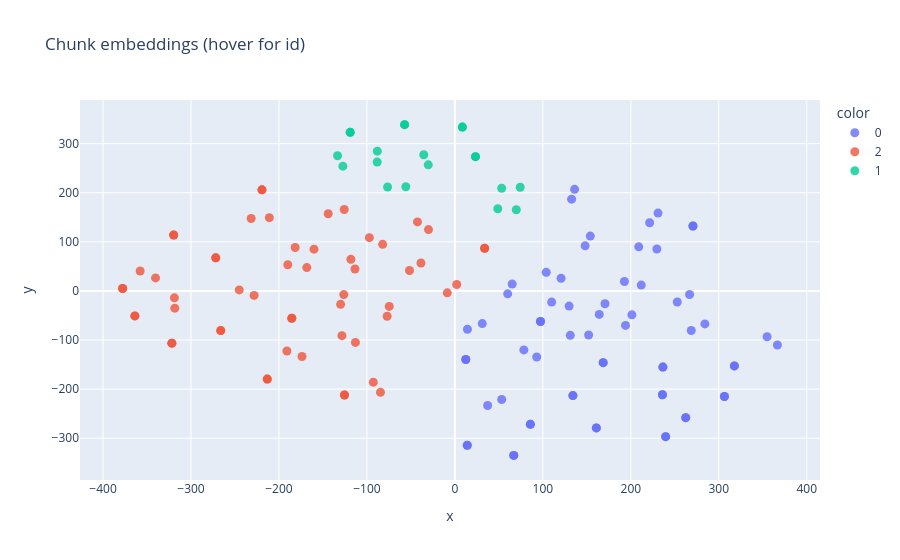

Notebook code for this chart:
### Code cell
import numpy as np
import matplotlib.pyplot as plt
from sklearn.manifold import TSNE
from sklearn.cluster import KMeans

# ---- adjustable knob ----
n_clusters = 3          # <- change this to set the number of clusters
# -------------------------

# 1. Pull embeddings out of Chroma (must request them explicitly)
data = collection.get(include=["embeddings", "metadatas"])
embeddings = np.array(data["embeddings"])           # (70, 384)
sources = [m["source"] for m in data["metadatas"]]

# 2. KMeans on the ORIGINAL high-dim embeddings
kmeans = KMeans(n_clusters=n_clusters, random_state=42, n_init=10)
labels = kmeans.fit_predict(embeddings)

# 3. t-SNE down to 2-D purely for plotting
coords = TSNE(
    n_components=2,
    perplexity=15,        # must be < number of points
    random_state=42,
    init="pca",
).fit_transform(embeddings)

# 4. Scatter, colored by KMeans cluster
plt.figure(figsize=(9, 7))
scatter = plt.scatter(coords[:, 0], coords[:, 1],
                      c=labels, cmap="tab10", alpha=0.8, s=60)
plt.legend(*scatter.legend_elements(), title="Cluster", fontsize=8)
plt.title(f"Chunk embeddings — t-SNE layout, KMeans (k={n_clusters})")
plt.xlabel("t-SNE 1"); plt.ylabel("t-SNE 2")
plt.tight_layout()
#plt.show()

# Plotly hover labels
import plotly.express as px

fig = px.scatter(
    x=coords[:, 0], y=coords[:, 1],
    color=labels.astype(str),
    hover_data={
        "id": data["ids"],
        "chunk_index": [m["chunk_index"] for m in data["metadatas"]],
        "source": [m["source"] for m in data["metadatas"]],
    },
    title="Chunk embeddings (hover for id)",
)
fig.update_traces(marker=dict(size=9, opacity=0.8))
fig.show()

# Describe each cluster by the most common source document among its chunks using a prompt to GPT-4.1-mini
data = collection.get(include=["embeddings", "documents", "metadatas"])
embeddings = np.array(data["embeddings"])
docs = data["documents"]
labels = kmeans.fit_predict(embeddings) 


client = OpenAI(api_key=OPENAI_API_KEY)

from sklearn.feature_extraction.text import TfidfVectorizer
import numpy as np

k = labels.max() + 1

# Pool each cluster's chunks into one "super-document"
for c in range(k):
    sample = [d for d, lab in zip(docs, labels) if lab == c][:5]
    prompt = ("Give a short 5–8 word label for the common theme of these excerpts:\n\n"
              + "\n---\n".join(sample))
    resp = client.chat.completions.create(
        model="gpt-4.1-mini",
        messages=[{"role": "user", "content": prompt}],
    )
    print(f"Cluster {c}: {resp.choices[0].message.content}")

### Figure 1 — Plotly figure (JSON) as saved in the notebook; plotly's stock layout.template omitted (floating-point values rounded to 4 significant figures; data arrays with more than 128 entries replaced by an {"elided": "..."} marker saying what was removed)
{"data": [{"customdata": {"elided": "64x3 mixed values"}, "hovertemplate": "color=0<br>x=%{x}<br>y=%{y}<br>id=%{customdata[0]}<br>chunk_index=%{customdata[1]}<br>source=%{customdata[2]}<extra></extra>", "legendgroup": "0", "marker": {"color": "#636efa", "opacity": 0.8, "size": 9, "symbol": "circle"}, "mode": "markers", "name": "0", "orientation": "v", "showlegend": true, "type": "scatter", "x": [66.92, 85.82, 37.23, 14.05, 168.6, 354.9, 317.7, 306.4, 239.6, 262.4, 235.9, 236.5, 284.2, 266.8, 192.7, 136.1, 14.26, 134.2, 160.8, 194.0, 97.32, 152.0, 103.8, 60.01, 270.6, 221.4, 164.1, 110.0, 209.0, 12.38, 148.1, 93.04, 66.92, 85.82, 53.24, 14.05, 168.6, 366.6, 317.7, 306.4, 239.6, 262.4, 235.9, 236.5, 268.7, 252.8, 211.8, 132.7, 31.1, 134.2, 160.8, 201.2, 97.32, 131.2, 120.7, 65.12, 270.6, 230.9, 170.6, 129.9, 229.6, 12.38, 153.9, 78.42], "xaxis": "x", "y": [-334.9, -271.8, -233.4, -314.4, -146.1, -93.39, -152.8, -215.0, -296.7, -258.2, -211.4, -155.1, -67.16, -7.284, 19.33, 207.0, -78.1, -213.1, -278.9, -70.16, -62.17, -89.77, 37.83, -5.977, 132.3, 138.9, -47.86, -22.74, 89.79, -139.7, 91.85, -134.7, -334.9, -271.8, -221.0, -314.4, -146.1, -110.0, -152.8, -215.0, -296.7, -258.2, -211.4, -155.1, -80.67, -22.58, 11.9, 186.9, -66.52, -213.1, -278.9, -48.67, -62.17, -90.41, 25.95, 14.07, 132.3, 158.5, -26.18, -30.92, 85.42, -139.7, 111.7, -120.2], "yaxis": "y"}, {"customdata": {"elided": "56x3 mixed values"}, "hovertemplate": "color=2<br>x=%{x}<br>y=%{y}<br>id=%{customdata[0]}<br>chunk_index=%{customdata[1]}<br>source=%{customdata[2]}<extra></extra>", "legendgroup": "2", "marker": {"color": "#EF553B", "opacity": 0.8, "size": 9, "symbol": "circle"}, "mode": "markers", "name": "2", "orientation": "v", "showlegend": true, "type": "scatter", "x": [-8.667, -38.58, -42.56, -82.13, -118.3, -168.4, -181.6, -126.3, -77.04, -231.6, -219.3, -113.1, -185.4, -92.75, -125.5, -213.3, -173.8, -228.3, -357.8, -377.7, -318.9, -363.8, 33.81, -266.2, -321.8, -319.7, -271.9, -125.8, 2.085, -51.6, -30.02, -97.26, -113.6, -190.0, -160.2, -129.9, -74.65, -211.0, -219.3, -128.4, -185.4, -84.58, -125.5, -213.3, -191.0, -245.2, -340.3, -377.7, -318.4, -363.8, 33.81, -266.2, -321.8, -319.7, -271.9, -144.0], "xaxis": "x", "y": [-3.917, 56.93, 140.7, 94.9, 64.4, 47.61, 88.44, -7.462, -51.62, 147.6, 206.0, -104.8, -55.66, -185.8, -211.9, -179.5, -133.6, -9.133, 40.63, 4.921, -14.07, -50.83, 86.95, -80.74, -106.4, 113.9, 67.35, 165.8, 13.08, 41.53, 125.0, 108.5, 44.67, 53.41, 85.1, -27.34, -31.53, 149.2, 206.0, -91.16, -55.66, -206.5, -211.9, -179.5, -122.2, 2.149, 26.51, 4.921, -35.11, -50.83, 86.95, -80.74, -106.4, 113.9, 67.35, 157.3], "yaxis": "y"}, {"customdata": [["document_netflix_culture.txt::10", 10, "document_netflix_culture.txt"], ["document_netflix_culture.txt::11", 11, "document_netflix_culture.txt"], ["document_netflix_culture.txt::12", 12, "document_netflix_culture.txt"], ["document_netflix_culture.txt::13", 13, "document_netflix_culture.txt"], ["document_netflix_culture.txt::14", 14, "document_netflix_culture.txt"], ["document_netflix_culture.txt::15", 15, "document_netflix_culture.txt"], ["document_netflix_culture.txt::17", 17, "document_netflix_culture.txt"], ["document_netflix_culture.txt::18", 18, "document_netflix_culture.txt"], ["document_netflix_culture.txt::19", 19, "document_netflix_culture.txt"], ["document_netflix_culture.txt::20", 20, "document_netflix_culture.txt"], ["7de2530c-53e1-5ccd-bb67-d1f588442853", 10, "document_netflix_culture.txt"], ["e9277c7c-1f43-556d-8344-4805208a066e", 11, "document_netflix_culture.txt"], ["625aa2d1-e41c-5a68-8e7c-8a6efbd377af", 12, "document_netflix_culture.txt"], ["a5efc6f9-513f-5ae9-bcf6-08ca36ab71cb", 13, "document_netflix_culture.txt"], ["c0d73808-eeab-5fd1-a1b5-a130c7cc231c", 14, "document_netflix_culture.txt"], ["5db092af-9345-5525-b8ec-3093ccf453b7", 15, "document_netflix_culture.txt"], ["25737aea-68d9-5b2e-9d88-af24842cc0c3", 17, "document_netflix_culture.txt"], ["5336750f-9d42-5817-9fa8-2a4e28da0d5e", 18, "document_netflix_culture.txt"], ["dd2800c8-dc9a-5e68-8742-edfc0082ec10", 19, "document_netflix_culture.txt"], ["a1d256ca-705d-538b-afe6-d88c114275c6", 20, "document_netflix_culture.txt"]], "hovertemplate": "color=1<br>x=%{x}<br>y=%{y}<br>id=%{customdata[0]}<br>chunk_index=%{customdata[1]}<br>source=%{customdata[2]}<extra></extra>", "legendgroup": "1", "marker": {"color": "#00cc96", "opacity": 0.8, "size": 9, "symbol": "circle"}, "mode": "markers", "name": "1", "orientation": "v", "showlegend": true, "type": "scatter", "x": [-88.36, -133.4, -119.0, 8.482, -57.19, -55.79, -30.26, 23.42, 53.16, 48.77, -88.21, -127.4, -119.0, 8.482, -57.19, -76.55, -35.4, 23.42, 74.23, 69.78], "xaxis": "x", "y": [262.7, 275.3, 323.1, 333.7, 338.8, 212.2, 256.9, 273.5, 209.3, 167.5, 284.7, 254.1, 323.1, 333.7, 338.8, 211.8, 277.4, 273.5, 211.2, 165.5], "yaxis": "y"}], "layout": {"legend": {"title": {"text": "color"}, "tracegroupgap": 0}, "title": {"text": "Chunk embeddings (hover for id)"}, "xaxis": {"anchor": "y", "domain": [0, 1], "title": {"text": "x"}}, "yaxis": {"anchor": "x", "domain": [0, 1], "title": {"text": "y"}}}}
